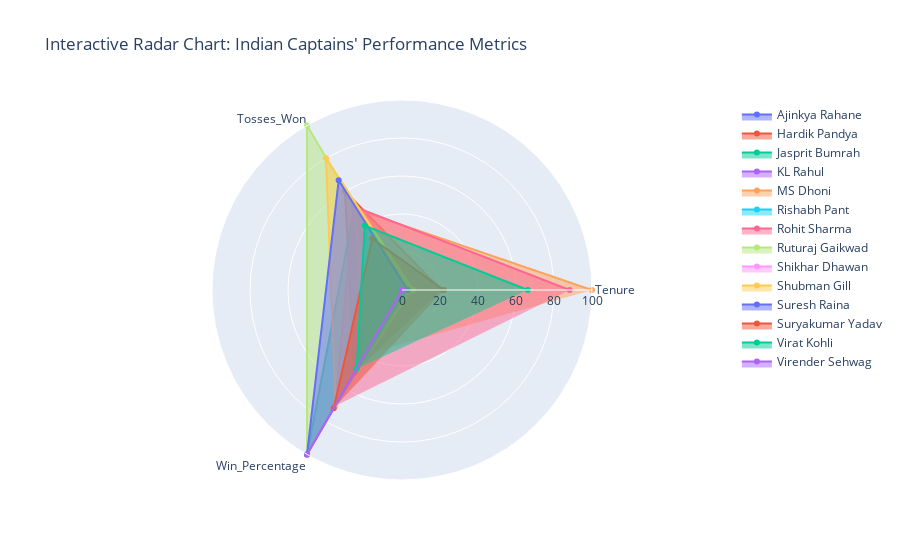

This figure's notebook cell:
### Markdown cell above
# Interactive Radar Chart

### Code cell
df = pd.read_csv("final_df_with_tosswin_oppstrength.csv")

# Grouping and Aggregating Data
radar_data = df.groupby('India Captain').agg(
    Tenure=('India Captain', 'count'),
    Tosses_Won=('India_Won_Toss', 'sum'),
    Matches_Won=('Winner', lambda x: (x == 'India').sum())
).reset_index()

# Calculate Win Percentage and Normalize Tosses Won
radar_data['Win_Percentage'] = (radar_data['Matches_Won'] / radar_data['Tenure']) * 100
radar_data['Tosses_Won'] = (radar_data['Tosses_Won'] / radar_data['Tenure']) * 100

columns_required = ['India Captain', 'Tenure', 'Tosses_Won', 'Win_Percentage']

radar_data = radar_data[columns_required]

# Normalize the metrics to a 0-100 scale for better comparison
metrics = ['Tenure', 'Tosses_Won', 'Win_Percentage']
df_normalized = radar_data.copy()
df_normalized[metrics] = df_normalized[metrics].apply(lambda x: (x - x.min()) / (x.max() - x.min()) * 100)

fig = go.Figure()

# Add traces for each captain
for i in range(len(df_normalized)):
    fig.add_trace(go.Scatterpolar(
        r=df_normalized.loc[i, metrics].values,
        theta=metrics,
        fill='toself',
        name=df_normalized['India Captain'][i]
    ))

fig.update_layout(
    polar=dict(
        radialaxis=dict(visible=True, range=[0, 100])
    ),
    title="Interactive Radar Chart: Indian Captains' Performance Metrics",
    showlegend=True
)

fig.show()

### Figure 1 — Plotly figure (JSON) as saved in the notebook; plotly's stock layout.template omitted (floating-point values rounded to 4 significant figures)
{"data": [{"fill": "toself", "name": "Ajinkya Rahane", "r": [1.471, 50, 25.0], "theta": ["Tenure", "Tosses_Won", "Win_Percentage"], "type": "scatterpolar"}, {"fill": "toself", "name": "Hardik Pandya", "r": [20.59, 60, 50.0], "theta": ["Tenure", "Tosses_Won", "Win_Percentage"], "type": "scatterpolar"}, {"fill": "toself", "name": "Jasprit Bumrah", "r": [1.471, 50, 100], "theta": ["Tenure", "Tosses_Won", "Win_Percentage"], "type": "scatterpolar"}, {"fill": "toself", "name": "KL Rahul", "r": [0, 0, 100], "theta": ["Tenure", "Tosses_Won", "Win_Percentage"], "type": "scatterpolar"}, {"fill": "toself", "name": "MS Dhoni", "r": [100, 49.28, 39.13], "theta": ["Tenure", "Tosses_Won", "Win_Percentage"], "type": "scatterpolar"}, {"fill": "toself", "name": "Rishabh Pant", "r": [4.412, 0, 25.0], "theta": ["Tenure", "Tosses_Won", "Win_Percentage"], "type": "scatterpolar"}, {"fill": "toself", "name": "Rohit Sharma", "r": [88.24, 50.82, 70.49], "theta": ["Tenure", "Tosses_Won", "Win_Percentage"], "type": "scatterpolar"}, {"fill": "toself", "name": "Ruturaj Gaikwad", "r": [1.471, 100, 100], "theta": ["Tenure", "Tosses_Won", "Win_Percentage"], "type": "scatterpolar"}, {"fill": "toself", "name": "Shikhar Dhawan", "r": [2.941, 33.33, 0], "theta": ["Tenure", "Tosses_Won", "Win_Percentage"], "type": "scatterpolar"}, {"fill": "toself", "name": "Shubman Gill", "r": [5.882, 80, 70], "theta": ["Tenure", "Tosses_Won", "Win_Percentage"], "type": "scatterpolar"}, {"fill": "toself", "name": "Suresh Raina", "r": [2.941, 66.67, 100], "theta": ["Tenure", "Tosses_Won", "Win_Percentage"], "type": "scatterpolar"}, {"fill": "toself", "name": "Suryakumar Yadav", "r": [22.06, 31.25, 71.88], "theta": ["Tenure", "Tosses_Won", "Win_Percentage"], "type": "scatterpolar"}, {"fill": "toself", "name": "Virat Kohli", "r": [66.18, 39.13, 47.83], "theta": ["Tenure", "Tosses_Won", "Win_Percentage"], "type": "scatterpolar"}, {"fill": "toself", "name": "Virender Sehwag", "r": [0, 0, 100], "theta": ["Tenure", "Tosses_Won", "Win_Percentage"], "type": "scatterpolar"}], "layout": {"autosize": true, "polar": {"angularaxis": {"type": "category"}, "radialaxis": {"autorange": false, "range": [0, 100], "type": "linear", "visible": true}}, "showlegend": true, "title": {"text": "Interactive Radar Chart: Indian Captains' Performance Metrics"}}}
